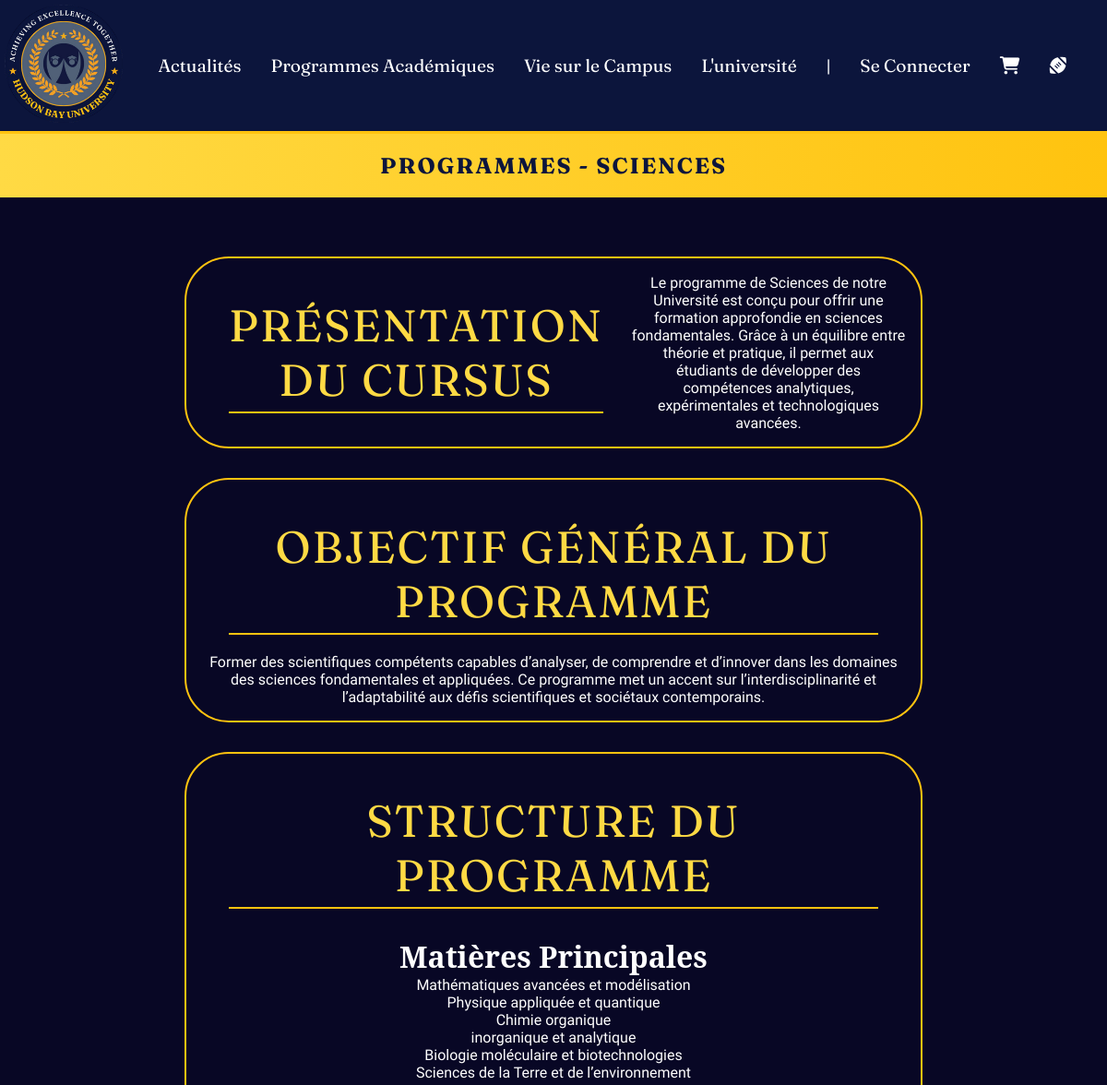
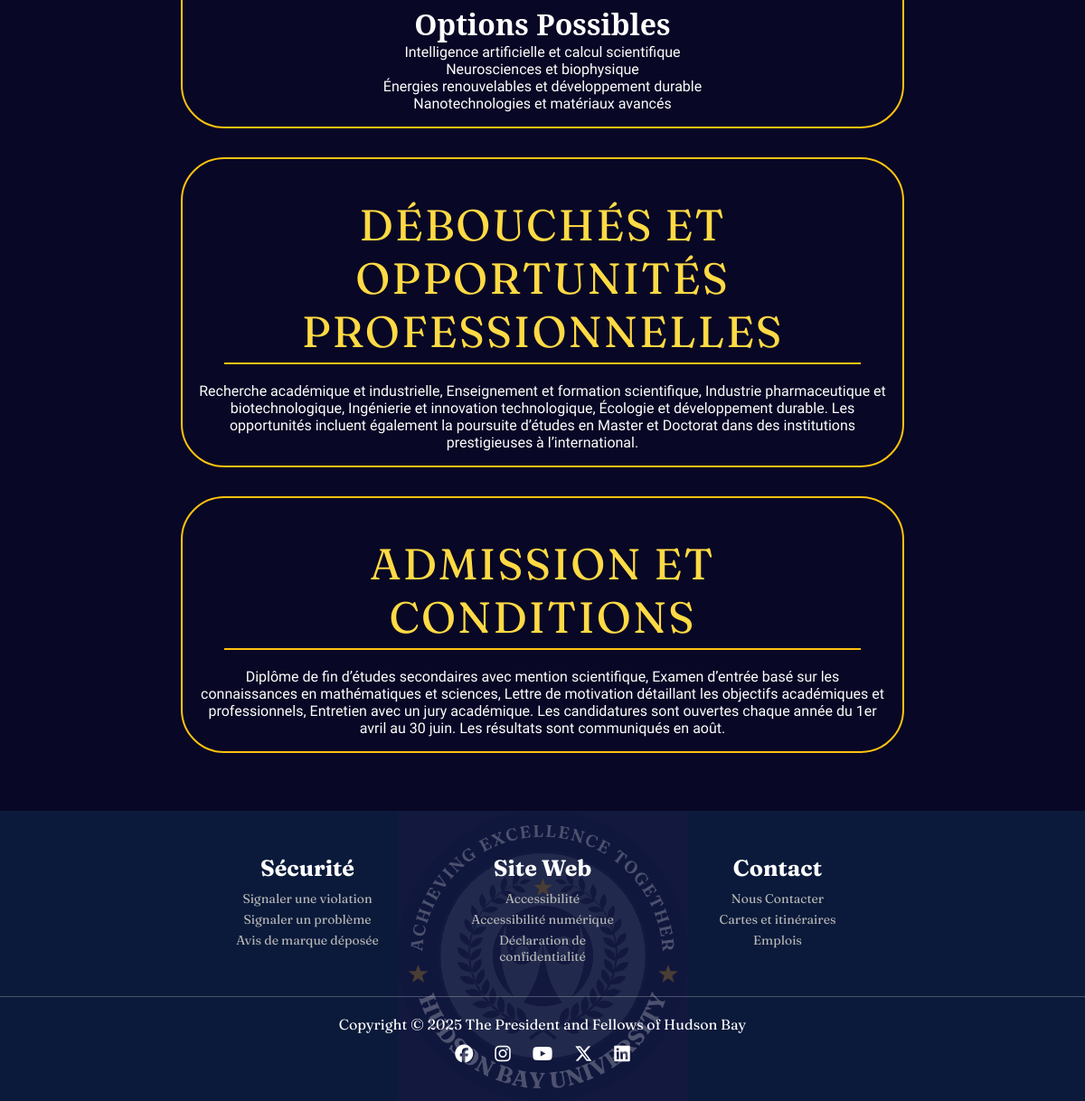
Screenshot of /cursus.php?id=1 with the database file from the repository (2 pictures, top to bottom).
### tables this page shows
CREATE TABLE `cursus` (
  `id` INT(11) NOT NULL AUTO_INCREMENT,
  `titre` VARCHAR(255) NOT NULL,  
  `presentation` TEXT NOT NULL,  
  `objectif` TEXT NOT NULL,  
  `matieres_principales` TEXT NOT NULL,  
  `options_possibles` TEXT NOT NULL,  
  `debouches` TEXT NOT NULL,  
  `admission_conditions` TEXT NOT NULL,  
  PRIMARY KEY (`id`)
);

### vue/cursus.php (called while the page is built)
<?php
require_once 'pages/cursus.php';

### cursus.php (called while the page is built, shortened)
<?php
require_once 'controleur/controleur.php';
require_once 'vue/cursus.php';

### vue/pages/cursus.php (the view)
<?php
require_once 'structure/inc.head.php';
?>
<?php
require_once 'structure/inc.header.php';
?>
<?php
if (isset($_GET['id']) && is_numeric($_GET['id'])) {
    $id = intval($_GET['id']);
    $sql = "SELECT * FROM cursus WHERE id = :id";
    $stmt = $bdd->prepare($sql);
    $stmt->bindParam(':id', $id, PDO::PARAM_INT);
    $stmt->execute();
    $cursus = $stmt->fetch(PDO::FETCH_ASSOC);
    if ($cursus) {
?>
        <section class="cursus">
            <h1 class="titre_h1"><?php echo htmlspecialchars($cursus['titre']); ?></h1>
            <div class="row-column">
                <div class="cursus-container">
                    <section class="presentation sections">
                        <h2 class="titre_h2">Présentation du Cursus</h2>
                        <p><?php echo nl2br(htmlspecialchars($cursus['presentation'])); ?></p>
                    </section>
                    <section class="objectifs sections">
                        <h2 class="titre_h2">Objectif Général du Programme</h2>
                        <p><?php echo nl2br(htmlspecialchars($cursus['objectif'])); ?></p>
                    </section>
                    <section class="structure sections">
                        <h2 class="titre_h2">Structure du Programme</h2>
                        <h3>Matières Principales</h3>
                        <ul class="liste_cursus">
                            <?php
                            $matieres = explode(',', $cursus['matieres_principales']);
                            foreach ($matieres as $matiere) {
                                echo "<li>" . htmlspecialchars(trim($matiere)) . "</li>";
                            }
                            ?>
                        </ul>
                        <h3>Options Possibles</h3>
                        <ul class="liste_cursus">
                            <?php
                            $options = explode(',', $cursus['options_possibles']);
                            foreach ($options as $option) {
                                echo "<li>" . htmlspecialchars(trim($option)) . "</li>";
                            }
                            ?>
                        </ul>
                    </section>
                    <section class="debouches sections">
                        <h2 class="titre_h2">Débouchés et Opportunités Professionnelles</h2>
                        <p><?php echo nl2br(htmlspecialchars($cursus['debouches'])); ?></p>
                    </section>
                    <section class="admission sections">
                        <h2 class="titre_h2">Admission et Conditions</h2>
                        <p><?php echo nl2br(htmlspecialchars($cursus['admission_conditions'])); ?></p>
                    </section>
                </div>
            </div>
        </section>
<?php
    } else {
        echo "<p>Cursus introuvable.</p>";
    }
} else {
    echo "<p>Paramètre ID invalide.</p>";
}
require_once 'structure/inc.footer.php';
?>

### vue/pages/structure/inc.head.php (shortened to what this page needs)
<!DOCTYPE html>
<html lang="fr">
<head>
    <link rel="stylesheet" type="text/css" href="vue/assets/css/style.css">
    <link rel="stylesheet" type="text/css" href="vue/assets/css/actualites.css">
    <link rel="stylesheet" type="text/css" href="vue/assets/css/campus.css">
    <link rel="stylesheet" type="text/css" href="vue/assets/css/footer.css">
    <link rel="stylesheet" type="text/css" href="vue/assets/css/index.css">
    <link rel="stylesheet" type="text/css" href="vue/assets/css/boutique.css">
    <link rel="stylesheet" type="text/css" href="vue/assets/css/acad.css">
    <link rel="stylesheet" type="text/css" href="vue/assets/css/universite.css">
    <link rel="stylesheet" type="text/css" href="vue/assets/css/cursus.css">
    <link rel="stylesheet" href="vue/assets/librairies/owlcarousel/assets/owl.carousel.min.css">
    <link rel="stylesheet" href="vue/assets/librairies/owlcarousel/assets/owl.theme.default.min.css">
</head>
<body>

### vue/pages/structure/inc.header.php (shortened to what this page needs)
<header id="header_blue">
    <div class="row-header">
        <a href="index.php"><img src="vue/assets/images/hudsonlogo.png" alt="Hudson Bay Logo" class="header-logo"></a>
        <nav id="header-nav" class="column">
            <ul class="row-menu">
                <li class="header-nav-item">
                    <a href="actualites.php" class="header-navi-lien" title="Actualités">Actualités</a>
                </li>
                <li class="header-nav-item">
                    <a href="programmes_ac.php" class="header-navi-lien" title="acad">Programmes Académiques</a>
                </li>
                <li class="header-nav-item">
                    <a href="campus.php" class="header-navi-lien" title="campus">Vie sur le Campus</a>
                </li>
                <li class="header-nav-item">
                    <a href="universite.php" class="header-navi-lien" title="university">L'université</a>
                </li>
                <li class="header-nav-item">
                    <p class="header-navi-lien" title="title">|</p>
                </li>
                <?php
                if (empty($_SESSION['login']) && empty($_SESSION['password'])) {
                    echo "<li class='header-nav-item'><a href='connexion.php' class='header-navi-lien' title='Se connecter'>Se Connecter</a></li>";
                }
                echo "<li class='header-nav-item'><a href='boutique.php' class='header-navi-lien' title='Boutique'><i class='fa-solid fa-cart-shopping'></i></a></li>";
                echo "<li id='btn-da' class='header-nav-item'>
                        <a href='#' id='btn-da' class='header-navi-lien' onclick='triggerEffect()'>
                            <i class='fa-solid fa-football'></i>
                        </a>
                    </li>
                    ";
                ?>
            </ul>
        </nav>
    </div>
</header>

### vue/pages/structure/inc.footer.php (shortened to what this page needs)
    <footer class="footer">
        <div class="footer-container">
            <div class="footer-section">
                <h3>Sécurité</h3>
                <ul>
                    <li><a href="#">Signaler une violation</a></li>
                    <li><a href="#">Signaler un problème</a></li>
                    <li><a href="#">Avis de marque déposée</a></li>
                </ul>
            </div>
            <div class="footer-section">
                <h3>Site Web</h3>
                <ul>
                    <li><a href="#">Accessibilité</a></li>
                    <li><a href="#">Accessibilité numérique</a></li>
                    <li><a href="#">Déclaration de confidentialité</a></li>
                </ul>
            </div>
            <div class="footer-section">
                <h3>Contact</h3>
                <ul>
                    <li><a href="#">Nous Contacter</a></li>
                    <li><a href="#">Cartes et itinéraires</a></li>
                    <li><a href="#">Emplois</a></li>
                </ul>
            </div>
        </div>
        <div class="footer-bottom">
            <p class="foot-text">Copyright © 2025 The President and Fellows of Hudson Bay</p>
            <div class="social-icons">
                <a href="#"><i class="fa-brands fa-facebook"></i></a>
                <a href="#"><i class="fa-brands fa-instagram"></i></a>
                <a href="#"><i class="fa-brands fa-youtube"></i></a>
                <a href="#"><i class="fa-brands fa-x-twitter"></i></a>
                <a href="#"><i class="fa-brands fa-linkedin"></i></a>
            </div>
        </div>
    </footer>
</body>
</html>

### vue/assets/css/style.css (style rules this page uses)
:root { --black-color: #1B1B1B; --white-color: #fefefe; --primary-color: #0c153c; --secondary-color: #516278; --tertiary-color: #080725; --yellow-color: #ffc30f; --grey-color: #8998A3; --orange-color: #e6561a; --lightgray-color: #E1E9EF; --bluegrey-color: #0F4D6B; --lightlightgray: #F4F6F8; }
*, *:after, *:before { margin: 0; padding: 0; box-sizing: border-box; }
ul { list-style: none inside none; }
a { text-decoration: none; font-family: "Fraunces", sans-serif; }
.row-menu { display: flex; flex-wrap: wrap; align-content: center; justify-content: center; align-items: center; }
.row-column { display: flex; flex-flow: row wrap; max-width: 75rem; margin-left: auto; margin-right: auto; flex-direction: column; }
.row-header { display: flex; flex-flow: row wrap; max-width: 75rem; margin-left: auto; margin-right: auto; align-content: center; justify-content: space-between; }
h2 { color: var(--black-color); font-family: "Fraunces", sans-serif; font-weight: 400; font-style: normal; font-size: 2.5rem; padding-bottom: 2rem; }
#header_blue { background-color: var(--primary-color); padding: 5px; border-bottom: 3px solid var(--yellow-color); }

### vue/assets/css/campus.css (style rules this page uses)
.presentation { padding: 3rem; display: flex; justify-content: center; align-content: center; align-items: center; background-color: var(--tertiary-color); }

### vue/assets/css/footer.css (style rules this page uses)
.footer { background: url(../images/hudsonlogoghost.png); background-color: #0b1a3a; color: white; padding: 40px 0; text-align: center; background-position: center; background-repeat: no-repeat; background-size: contain; }
.footer-container { display: flex; justify-content: center; gap: 80px; flex-wrap: wrap; }
.footer-section { width: 15%; }
.footer-section h3 { font-family: 'Fraunces', sans-serif; font-weight: 700; font-size: 25px; color: var(--white-color); margin-bottom: 10px; }
.footer-section ul { list-style: none; padding: 0; }
.footer-section ul li { margin: 5px 0; }
.footer-section ul li a { color: rgb(184, 184, 184); text-decoration: none; font-family: 'Fraunces', sans-serif; font-size: 14px; }
.footer-bottom { margin-top: 30px; border-top: 1px solid #ffffff40; padding-top: 20px; }
.social-icons { margin-top: 10px; }
.social-icons a { color: white; font-size: 20px; margin: 0 10px; text-decoration: none; }
.foot-text { font-family: 'Fraunces', sans-serif; }

### vue/assets/css/index.css (style rules this page uses)
.header-logo { width: 8rem; }
#header-nav { display: flex; }
#header-nav { margin-left: auto; margin-right: auto; }
.header-navi-lien { display: inline-block; padding: .5rem 1rem; font-size: larger; color: var(--white-color); }
.header-logo { z-index: 2; }
.row-header { position: relative; z-index: 2; }
.header-navi-lien { color: white; }

### vue/assets/css/boutique.css (style rules this page uses)
* { box-sizing: border-box; }

### vue/assets/css/acad.css (style rules this page uses)
p { font-family: "Comfortaa", serif; font-size: 18px; }
p { color: #fefefe; }
h3 { color: white; font-size: 2rem; padding: 2em; margin-top: 0.3em; text-align: center; padding: 0; font-family: "Noto Serif", serif; }
p { font-family: "Comfortaa", serif; font-size: 15px; }

### vue/assets/css/universite.css (style rules this page uses)
h2 { color: #ffc30f; font-size: 3rem; margin: 27px 30px 35px 30px; text-align: center; padding: 0; font-family: "Noto Serif", serif; }
.level-1, h1 { font-size: 19px; color: var(--white-color); line-height: normal; margin: 0; }
.level-1, p { font-size: 16px; }

### vue/assets/css/cursus.css (style rules this page uses)
.cursus { background-color: var(--tertiary-color); text-align: center; }
.cursus li { color: var(--white-color); }
.cursus-container { display: flex; flex-direction: column; align-items: center; justify-content: center; align-content: center; padding: 3rem; }
.titre_h1 { background: linear-gradient(90deg, #ffda44, #ffc30f); color: #0c153c; padding: 20px; font-family: "Fraunces", sans-serif; font-size: 24px; text-transform: uppercase; letter-spacing: 2px; animation: fadeIn 1s ease-in-out; }
.sections { margin: 1rem; max-width: 800px; opacity: 0; border: 2px solid #ffc30f; border-radius: 3rem; padding: 1rem; transform: translateY(50px); animation: fadeInUp 1s ease-in-out forwards; }
.sections>p { font-family: "Comfortaa", serif; }
.titre_h2 { font-family: 'Fraunces'; color: #ffda44; text-transform: uppercase; letter-spacing: 2px; border-bottom: 2px solid #ffc30f; display: inline-block; padding-bottom: 5px; margin-bottom: 20px; animation: slideInLeft 1s ease-in-out; }
.liste_cursus { list-style-type: none; padding: 0; font-family: "Comfortaa", serif; }

### rows the page displays
cursus: titre "PROGRAMMES - SCIENCES", presentation "Le programme de Sciences de notre Université est conçu pour offrir une formation approfondie en sciences fondamentales. Grâce à un équilibre entre théorie et pratique, il permet aux étudiants de développer des compétences analytiques, expérimentales et technologiques avancées.", objectif "Former des scientifiques compétents capables d’analyser, de comprendre et d’innover dans les domaines des sciences fondamentales et appliquées. Ce programme met un accent sur l’interdisciplinarité et l’adaptabilité aux défis scientifiques et sociétaux contemporains.", matieres_principales "Mathématiques avancées et modélisation", matieres_principales "Physique appliquée et quantique", matieres_principales "Chimie organique", matieres_principales "inorganique et analytique", matieres_principales "Biologie moléculaire et biotechnologies", matieres_principales "Sciences de la Terre et de l’environnement", options_possibles "Intelligence artificielle et calcul scientifique", options_possibles "Neurosciences et biophysique", options_possibles "Énergies renouvelables et développement durable", options_possibles "Nanotechnologies et matériaux avancés", debouches "Recherche académique et industrielle, Enseignement et formation scientifique, Industrie pharmaceutique et biotechnologique, Ingénierie et innovation technologique, Écologie et développement durable. Les opportunités incluent également la poursuite d’études en Master et Doctorat dans des institutions prestigieuses à l’international.", admission_conditions "Diplôme de fin d’études secondaires avec mention scientifique, Examen d’entrée basé sur les connaissances en mathématiques et sciences, Lettre de motivation détaillant les objectifs académiques et professionnels, Entretien avec un jury académique. Les candidatures sont ouvertes chaque année du 1er avril au 30 juin. Les résultats sont communiqués en août."
